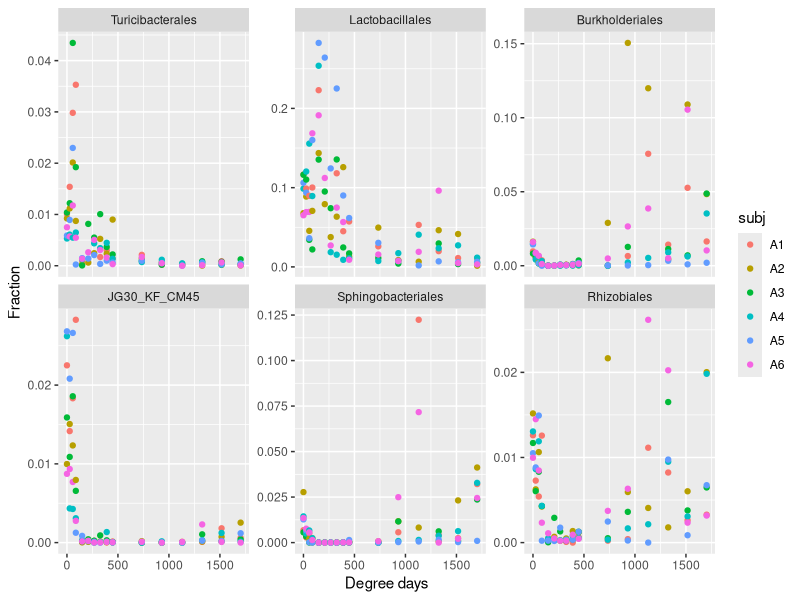
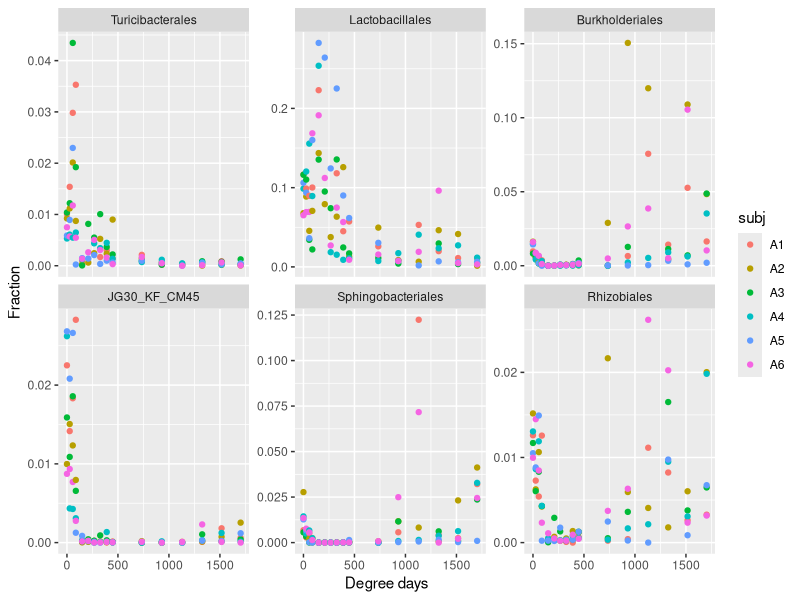

These charts were generated, in order, by the following R code:
library("tidyverse")

## These are the top 6 orders (in terms of IncNodePurity) from the
## model with the stricter inclusion criterion (hit_1perc_twice):
topChoices <- c("Turicibacterales", "Lactobacillales", "Burkholderiales", "JG30_KF_CM45", "Sphingobacteriales", "Rhizobiales")


## Using the dataset without the weird observations from subj. A3, day 40.
indivT <- read_csv("../../orders_massaged.csv")

chooseT <- indivT %>%
  filter(taxa %in% topChoices)
chooseT$taxa <- factor(chooseT$taxa, levels=topChoices)

ggplot(chooseT, aes(degdays, fracBySubjDay)) +
  geom_point(aes(color=subj)) +
  labs(x="Degree days", y="Fraction") +
  facet_wrap(~taxa, scales="free_y")  ## Allow diff. y-scales across panels.
  ## facet_wrap(~taxa)  ## Keep y-scales same across panels.
ggsave("influential_order_taxa_panel.pdf", width=7, height=4, units="in")
